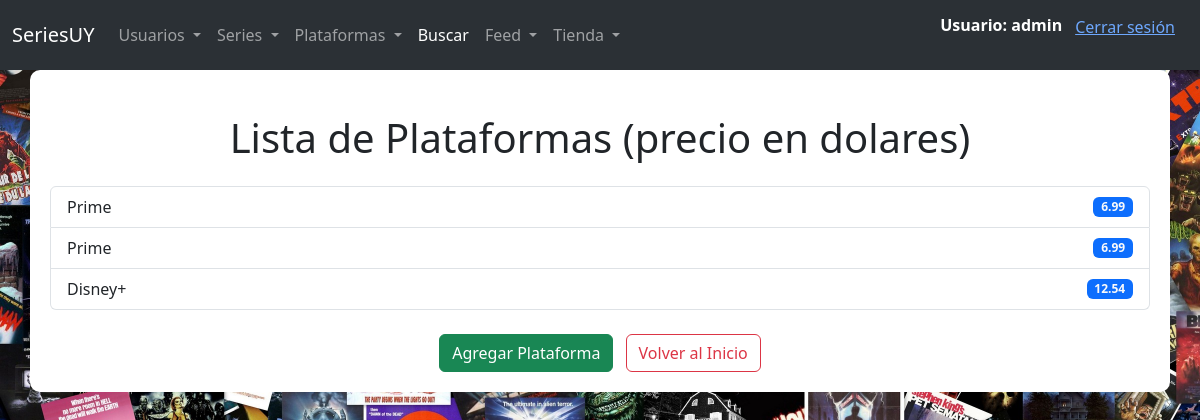
The page /plataformas/ (signed in) on the database as committed earlier.
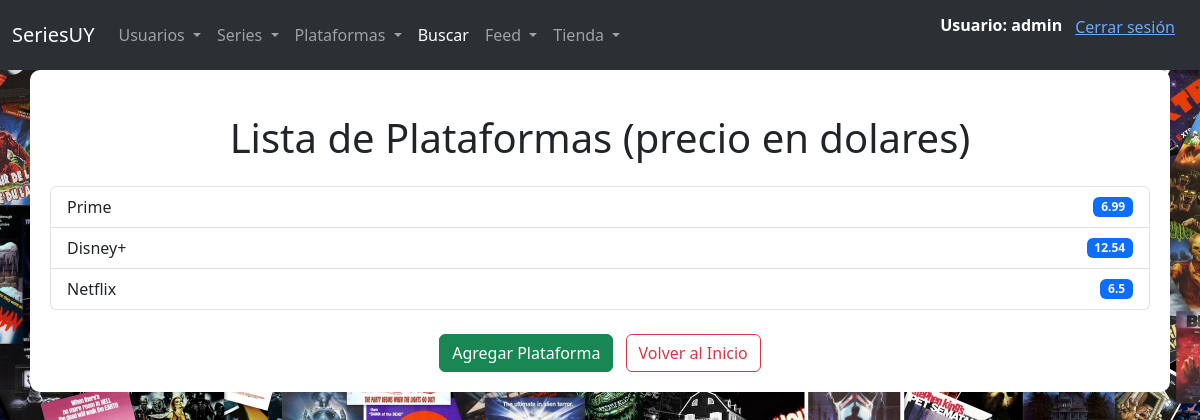
The same page on the database as committed later.
### SeriesUY/models.py (models this page shows, shortened)
class Plataforma(models.Model):
    nombre = models.CharField(max_length=30)
    precio = models.FloatField()

### SeriesUY/views.py (the view)
# urls.py: path('plataformas/',lista_plataformas,name='lista_plataformas'),
@login_required
def lista_plataformas(request):
    plataformas = Plataforma.objects.all()
    return render(request, 'SeriesUY/lista_plataformas.html',{'plataformas': plataformas})

### SeriesUY/templates/SeriesUY/lista_plataformas.html (shortened to what this page needs)
{% extends 'SeriesUY/base.html' %}
{% load static %}
{% block contenido %}
<div class="container mt-4">
    <div class="row">
        <div class="col text-center">
            <h1 class="mb-4">Lista de Plataformas (precio en dolares)</h1>
        </div>
    </div>
    <div class="row">
        <div class="col">
            <ul class="list-group">
                {% for plataforma in plataformas %}
                    <li class="list-group-item d-flex justify-content-between align-items-center">
                        <span>{{ plataforma.nombre }}</span>
                        <span class="badge bg-primary text-light">{{ plataforma.precio }}</span>
                    </li>
                {% endfor %}
            </ul>
        </div>
    </div>
    <div class="row mt-4">
        <div class="col text-center">
            <a href="{% url 'cargar_plataforma' %}" class="btn btn-success me-2">Agregar Plataforma</a>
            <a href="{% url 'index' %}" class="btn btn-outline-danger">Volver al Inicio</a>
        </div>
    </div>
</div>
{% endblock %}

Rows that differ between the two databases and show on the page:
removed Plataforma: nombre "Prime", precio "6.99"
added Plataforma: nombre "Netflix", precio "6.5"
